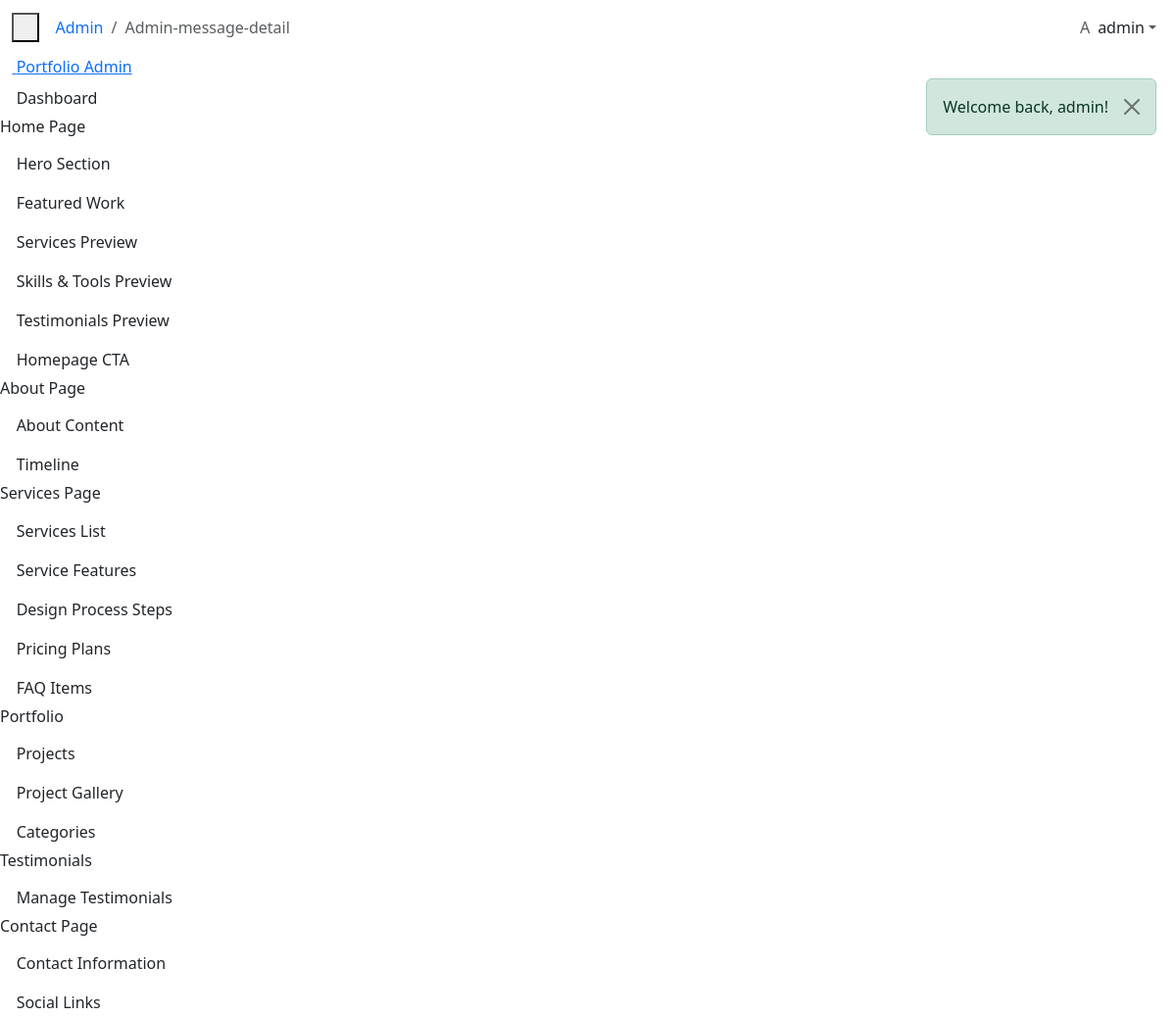
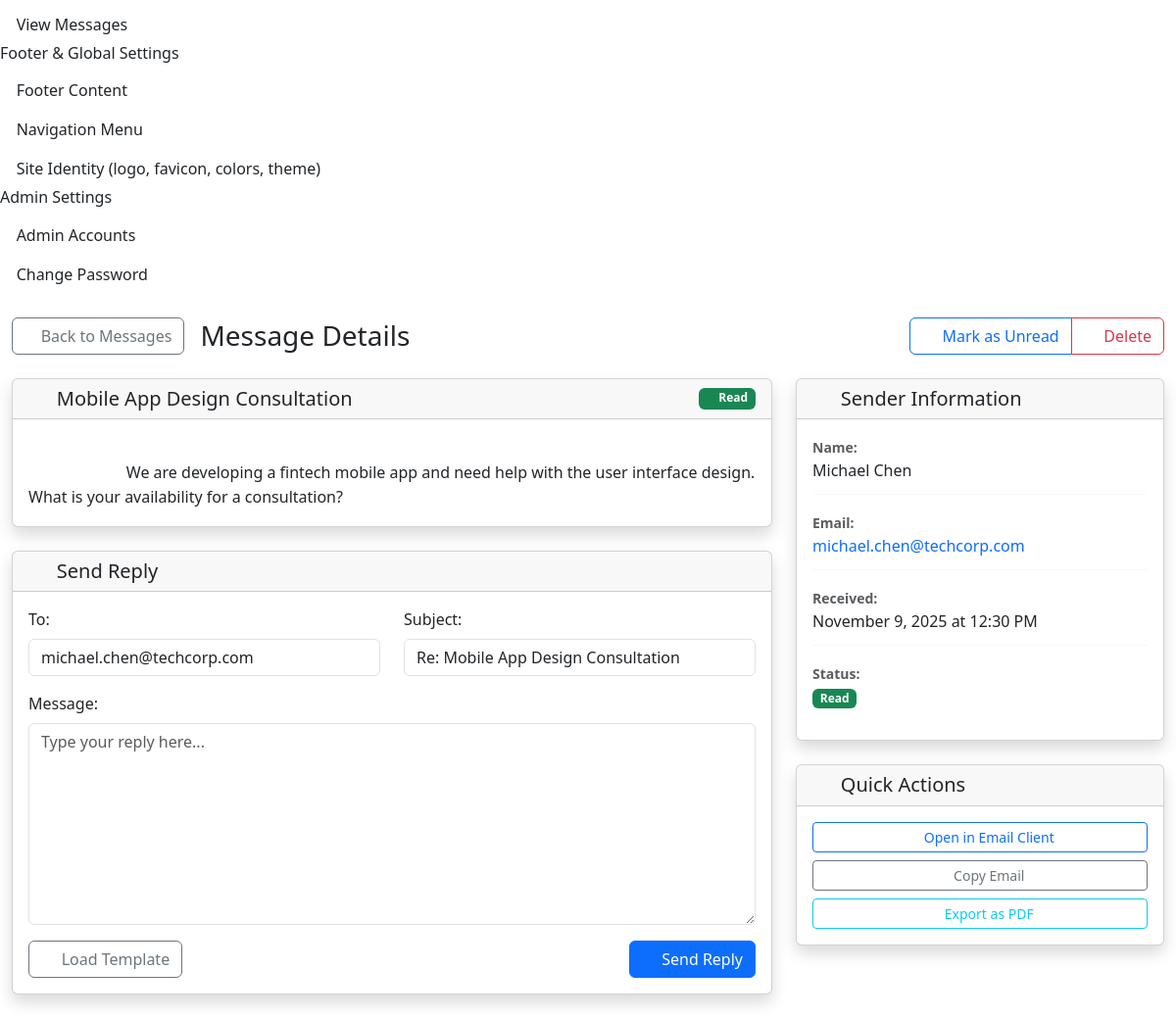
Screenshot of /public/admin/messages/2 (signed in) with the database file from the repository (2 pictures, top to bottom).
### tables this page shows
CREATE TABLE messages (
    id INT NOT NULL AUTO_INCREMENT,
    name VARCHAR(150) NOT NULL,
    email VARCHAR(150) NOT NULL,
    subject VARCHAR(200) NOT NULL,
    message TEXT NOT NULL,
    is_read TINYINT(1) NOT NULL DEFAULT 0,
    responded_at TIMESTAMP NULL DEFAULT NULL,
    created_at TIMESTAMP DEFAULT CURRENT_TIMESTAMP,
    PRIMARY KEY (id),
    INDEX idx_messages_created_at (created_at),
    INDEX idx_messages_is_read (is_read)
);

### app/controllers/AdminController.php (called while the page is built, shortened)
<?php
class AdminController extends BaseController {
    private $messageModel;
    public function __construct() {
        $this->messageModel = new Message();
    }
    public function messageDetail($id) {
        $message = $this->messageModel->find($id);
        $data = [
            'title' => 'Message Details - Admin',
            'page' => 'admin-message-detail',
            'message' => $message
        ];
        $this->render('admin/message-detail', 'admin', $data);
    }
}

### public/index.php (called while the page is built, shortened)
<?php
require_once __DIR__ . '/../config/config.php';
require_once ROOT_PATH . '/app/core/Router.php';
$router = new Router();
try {
    $router->resolve();
} catch (Exception $e) {
    http_response_code(500);
    if (isset($_GET['debug']) && $_GET['debug'] === '1') {
        echo "<h1>500 Internal Server Error</h1>";
        echo "<p><strong>Error:</strong> " . htmlspecialchars($e->getMessage()) . "</p>";
        echo "<p><strong>File:</strong> " . htmlspecialchars($e->getFile()) . "</p>";
        echo "<p><strong>Line:</strong> " . $e->getLine() . "</p>";
        echo "<pre><strong>Stack Trace:</strong>\n" . htmlspecialchars($e->getTraceAsString()) . "</pre>";
    } else if (defined('ROOT_PATH') && file_exists(ROOT_PATH . '/app/views/errors/500.php')) {
        include ROOT_PATH . '/app/views/errors/500.php';
    } else {
        echo "<h1>500 Internal Server Error</h1><p>" . htmlspecialchars($e->getMessage()) . "</p>";
    }
}

### config/config.php (called while the page is built, shortened)
<?php
class Database {
    private static $instance = null;
    private $connection;
    private function __construct() {
        try {
            $this->connection = new PDO(
                "mysql:host=" . DB_HOST . ";dbname=" . DB_NAME,
                DB_USER,
                DB_PASS,
                [
                    PDO::ATTR_ERRMODE => PDO::ERRMODE_EXCEPTION,
                    PDO::ATTR_DEFAULT_FETCH_MODE => PDO::FETCH_ASSOC,
                    PDO::ATTR_EMULATE_PREPARES => false
                ]
            );
        } catch (PDOException $e) {
            die("Connection failed: " . $e->getMessage());
        }
    }
    public static function getInstance() {
        if (self::$instance === null) {
            self::$instance = new self();
        }
        return self::$instance;
    }
    public function getConnection() {
        return $this->connection;
    }
}
function url($path = '') {
    return BASE_URL . ($path ? '/' . ltrim($path, '/') : '');
}

### app/core/BaseModel.php (called while the page is built, shortened)
<?php
abstract class BaseModel {
    protected $db;
    protected $table;
    protected $primaryKey = 'id';
    public function __construct() {
        $this->db = Database::getInstance()->getConnection();
    }
    public function find($id) {
        $stmt = $this->db->prepare("SELECT * FROM {$this->table} WHERE {$this->primaryKey} = :id LIMIT 1");
        $stmt->bindParam(':id', $id, PDO::PARAM_INT);
        $stmt->execute();
        return $stmt->fetch();
    }
}

### app/views/admin/message-detail.php (the view, shortened to what this page needs)
<div class="container-fluid py-4">
    <div class="row">
        <div class="col-12">
            <div class="d-flex justify-content-between align-items-center mb-4">
                <div class="d-flex align-items-center">
                    <a href="<?= url('admin/messages') ?>" class="btn btn-outline-secondary me-3">
                        <i class="bi bi-arrow-left"></i> Back to Messages
                    </a>
                    <h1 class="h3 mb-0">Message Details</h1>
                </div>
                <div class="btn-group" role="group">
                    <button type="button"
                            class="btn btn-outline-primary"
                            onclick="toggleReadStatus(<?= $message['id'] ?>, <?= $message['is_read'] ? 'false' : 'true' ?>)">
                        <i class="bi bi-<?= $message['is_read'] ? 'envelope' : 'envelope-open' ?> me-1"></i>
                        Mark as <?= $message['is_read'] ? 'Unread' : 'Read' ?>
                    </button>
                    <button type="button"
                            class="btn btn-outline-danger"
                            onclick="deleteMessage(<?= $message['id'] ?>)">
                        <i class="bi bi-trash me-1"></i> Delete
                    </button>
                </div>
            </div>
        </div>
    </div>
    <div class="row">
        <div class="col-lg-8">
            <div class="card shadow">
                <div class="card-header d-flex justify-content-between align-items-center">
                    <h5 class="mb-0">
                        <i class="bi bi-envelope me-2"></i>
                        <?= htmlspecialchars($message['subject']) ?>
                    </h5>
                    <?php if ($message['is_read']): ?>
                        <span class="badge bg-success">
                            <i class="bi bi-check-circle"></i> Read
                        </span>
                    <?php else: ?>
                        <span class="badge bg-warning">
                            <i class="bi bi-exclamation-circle"></i> Unread
                        </span>
                    <?php endif; ?>
                </div>
                <div class="card-body">
                    <div class="message-body">
                        <?= nl2br(htmlspecialchars($message['message'])) ?>
                    </div>
                </div>
            </div>
            <div class="card shadow mt-4">
                <div class="card-header">
                    <h5 class="mb-0">
                        <i class="bi bi-reply me-2"></i>
                        Send Reply
                    </h5>
                </div>
                <div class="card-body">
                    <form method="POST" action="<?= url('admin/messages/' . $message['id'] . '/reply') ?>">
                        <div class="row mb-3">
                            <div class="col-md-6">
                                <label for="reply_to" class="form-label">To:</label>
                                <input type="email" class="form-control" id="reply_to" name="reply_to"
                                       value="<?= htmlspecialchars($message['email']) ?>" readonly>
                            </div>
                            <div class="col-md-6">
                                <label for="reply_subject" class="form-label">Subject:</label>
                                <input type="text" class="form-control" id="reply_subject" name="reply_subject"
                                       value="Re: <?= htmlspecialchars($message['subject']) ?>" required>
                            </div>
                        </div>
                        <div class="mb-3">
                            <label for="reply_message" class="form-label">Message:</label>
                            <textarea class="form-control" id="reply_message" name="reply_message"
                                      rows="8" placeholder="Type your reply here..." required></textarea>
                        </div>
                        <div class="d-flex justify-content-between">
                            <button type="button" class="btn btn-outline-secondary" onclick="loadTemplate()">
                                <i class="bi bi-file-text me-1"></i>
                                Load Template
                            </button>
                            <button type="submit" class="btn btn-primary">
                                <i class="bi bi-send me-1"></i>
                                Send Reply
                            </button>
                        </div>
                    </form>
                </div>
            </div>
        </div>
        <div class="col-lg-4">
            <div class="card shadow">
                <div class="card-header">
                    <h5 class="mb-0">
                        <i class="bi bi-person me-2"></i>
                        Sender Information
                    </h5>
                </div>
                <div class="card-body">
                    <div class="sender-info">
                        <div class="info-item mb-3">
                            <label class="fw-bold text-muted small">Name:</label>
                            <div><?= htmlspecialchars($message['name']) ?></div>
                        </div>
                        <div class="info-item mb-3">
                            <label class="fw-bold text-muted small">Email:</label>
                            <div>
                                <a href="mailto:<?= htmlspecialchars($message['email']) ?>" class="text-decoration-none">
                                    <?= htmlspecialchars($message['email']) ?>
                                </a>
                            </div>
                        </div>
                        <div class="info-item mb-3">
                            <label class="fw-bold text-muted small">Received:</label>
                            <div>
                                <?= date('F j, Y \a\t g:i A', strtotime($message['created_at'])) ?>
                            </div>
                        </div>
                        <div class="info-item mb-3">
                            <label class="fw-bold text-muted small">Status:</label>
                            <div>
                                <?php if ($message['is_read']): ?>
                                    <span class="badge bg-success">Read</span>
                                <?php else: ?>
                                    <span class="badge bg-warning">Unread</span>
                                <?php endif; ?>
                            </div>
                        </div>
                    </div>
                </div>
            </div>
            <div class="card shadow mt-4">
                <div class="card-header">
                    <h5 class="mb-0">
                        <i class="bi bi-lightning me-2"></i>
                        Quick Actions
                    </h5>
                </div>
                <div class="card-body">
                    <div class="d-grid gap-2">
                        <a href="mailto:<?= htmlspecialchars($message['email']) ?>?subject=Re: <?= urlencode($message['subject']) ?>"
                           class="btn btn-outline-primary btn-sm">
                            <i class="bi bi-envelope me-1"></i>
                            Open in Email Client
                        </a>
                        <button type="button" class="btn btn-outline-secondary btn-sm" onclick="copyToClipboard('<?= htmlspecialchars($message['email']) ?>')">
                            <i class="bi bi-clipboard me-1"></i>
                            Copy Email
                        </button>
                        <button type="button" class="btn btn-outline-info btn-sm" onclick="exportMessage(<?= $message['id'] ?>)">
                            <i class="bi bi-download me-1"></i>
                            Export as PDF
                        </button>
                    </div>
                </div>
            </div>
        </div>
    </div>
</div>

### app/core/Router.php (shortened to what this page needs)
<?php
class Router {
    private $routes = [];
    public function get($uri, $controller, $method = 'index') {
        $this->routes['GET'][$uri] = ['controller' => $controller, 'method' => $method];
        return $this;
    }
    public function post($uri, $controller, $method = 'store') {
        $this->routes['POST'][$uri] = ['controller' => $controller, 'method' => $method];
        return $this;
    }
    public function resolve() {
        $uri = parse_url($_SERVER['REQUEST_URI'], PHP_URL_PATH);
        $method = $_SERVER['REQUEST_METHOD'];
        $basePath = str_replace('\\', '/', dirname($_SERVER['SCRIPT_NAME']));
        if ($basePath !== '/' && strpos($uri, $basePath) === 0) {
            $uri = substr($uri, strlen($basePath));
        }
        $uri = $uri ?: '/';
        foreach ($this->routes[$method] ?? [] as $route => $target) {
            $pattern = preg_replace('/\{[^}]+\}/', '([^/]+)', $route);
            $pattern = '#^' . $pattern . '$#';
            if (preg_match($pattern, $uri, $matches)) {
                array_shift($matches);
                return $this->callController($target, $matches);
            }
        }
        exit;
    }
    private function callController($route, $params = []) {
        $method = $route['method'];
        $controller = new $controllerName();
        return call_user_func_array([$controller, $method], $params);
    }
}

### app/views/admin/message-detail.php (style rules this page uses)
.message-body { font-size: 1rem; line-height: 1.6; white-space: pre-wrap; word-wrap: break-word; }
.sender-info .info-item { border-bottom: 1px solid #f8f9fa; padding-bottom: 0.75rem; }
.sender-info .info-item:last-child { border-bottom: none; padding-bottom: 0; }
#reply_message { resize: vertical; min-height: 200px; }

### rows the page displays
messages: is_read 1 (drawn), subject "Mobile App Design Consultation", message "We are developing a fintech mobile app and need help with the user interface design. What is your availability for a consultation?", reply_to "michael.chen@techcorp.com", reply_subject "Re: Mobile App Design Consultation", name "Michael Chen", email "michael.chen@techcorp.com", created_at "November 9, 2025 at 12:30 PM"

### other values shown
$message "Welcome back, admin!"
